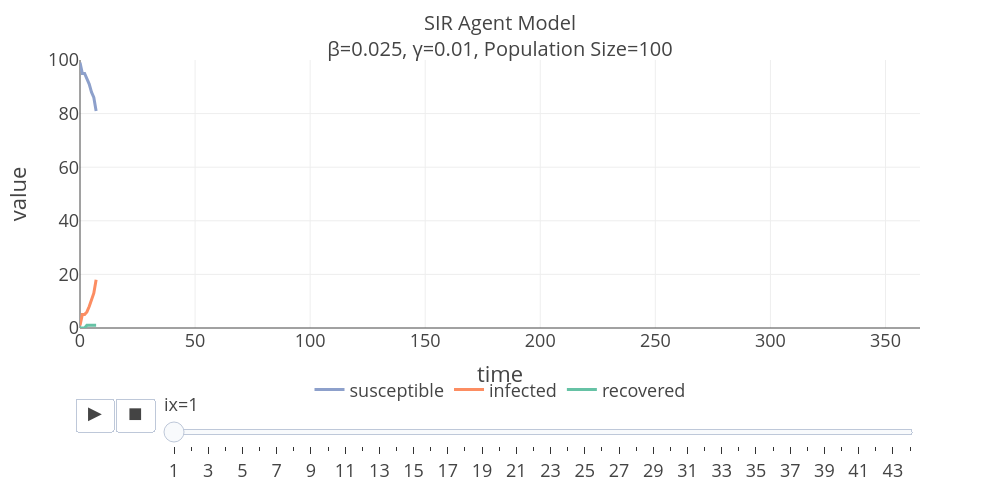

The cell this chart's notebook holds for it:
### Code cell
fig = px.line(animation_df, 
              x="time", 
              y=groups, 
              animation_frame="ix", 
              color_discrete_map=color_map)
fig.update_layout(**graph_params, xaxis_range=[0, 365], yaxis_range=[0, 100])
fig.layout.updatemenus[0].buttons[0]['args'][1]['frame']['redraw'] = True
fig.show()

### Figure 1 — Plotly figure (JSON) as saved in the notebook; plotly's stock layout.template omitted (floating-point values rounded to 4 significant figures)
{"data": [{"hovertemplate": "variable=susceptible<br>ix=1<br>time=%{x}<br>value=%{y}<extra></extra>", "legendgroup": "susceptible", "line": {"color": "#8da0cb", "dash": "solid"}, "marker": {"symbol": "circle"}, "mode": "lines", "name": "susceptible", "orientation": "v", "showlegend": true, "type": "scatter", "x": [0, 1, 2, 3, 4, 5, 6, 7], "xaxis": "x", "y": [99, 95, 95, 93, 91, 88, 86, 81], "yaxis": "y"}, {"hovertemplate": "variable=infected<br>ix=1<br>time=%{x}<br>value=%{y}<extra></extra>", "legendgroup": "infected", "line": {"color": "#fc8d62", "dash": "solid"}, "marker": {"symbol": "circle"}, "mode": "lines", "name": "infected", "orientation": "v", "showlegend": true, "type": "scatter", "x": [0, 1, 2, 3, 4, 5, 6, 7], "xaxis": "x", "y": [1, 5, 5, 6, 8, 11, 13, 18], "yaxis": "y"}, {"hovertemplate": "variable=recovered<br>ix=1<br>time=%{x}<br>value=%{y}<extra></extra>", "legendgroup": "recovered", "line": {"color": "#66c2a5", "dash": "solid"}, "marker": {"symbol": "circle"}, "mode": "lines", "name": "recovered", "orientation": "v", "showlegend": true, "type": "scatter", "x": [0, 1, 2, 3, 4, 5, 6, 7], "xaxis": "x", "y": [0, 0, 0, 1, 1, 1, 1, 1], "yaxis": "y"}], "layout": {"height": 500, "legend": {"orientation": "h", "title": {"text": ""}, "tracegroupgap": 0, "x": 0.5, "xanchor": "center", "y": -0.3, "yanchor": "bottom"}, "margin": {"t": 60}, "sliders": [{"active": 0, "currentvalue": {"prefix": "ix="}, "len": 0.9, "pad": {"b": 10, "t": 60}, "steps": [{"args": [["1"], {"frame": {"duration": 0, "redraw": false}, "fromcurrent": true, "mode": "immediate", "transition": {"duration": 0, "easing": "linear"}}], "label": "1", "method": "animate"}, {"args": [["2"], {"frame": {"duration": 0, "redraw": false}, "fromcurrent": true, "mode": "immediate", "transition": {"duration": 0, "easing": "linear"}}], "label": "2", "method": "animate"}, {"args": [["3"], {"frame": {"duration": 0, "redraw": false}, "fromcurrent": true, "mode": "immediate", "transition": {"duration": 0, "easing": "linear"}}], "label": "3", "method": "animate"}, {"args": [["4"], {"frame": {"duration": 0, "redraw": false}, "fromcurrent": true, "mode": "immediate", "transition": {"duration": 0, "easing": "linear"}}], "label": "4", "method": "animate"}, {"args": [["5"], {"frame": {"duration": 0, "redraw": false}, "fromcurrent": true, "mode": "immediate", "transition": {"duration": 0, "easing": "linear"}}], "label": "5", "method": "animate"}, {"args": [["6"], {"frame": {"duration": 0, "redraw": false}, "fromcurrent": true, "mode": "immediate", "transition": {"duration": 0, "easing": "linear"}}], "label": "6", "method": "animate"}, {"args": [["7"], {"frame": {"duration": 0, "redraw": false}, "fromcurrent": true, "mode": "immediate", "transition": {"duration": 0, "easing": "linear"}}], "label": "7", "method": "animate"}, {"args": [["8"], {"frame": {"duration": 0, "redraw": false}, "fromcurrent": true, "mode": "immediate", "transition": {"duration": 0, "easing": "linear"}}], "label": "8", "method": "animate"}, {"args": [["9"], {"frame": {"duration": 0, "redraw": false}, "fromcurrent": true, "mode": "immediate", "transition": {"duration": 0, "easing": "linear"}}], "label": "9", "method": "animate"}, {"args": [["10"], {"frame": {"duration": 0, "redraw": false}, "fromcurrent": true, "mode": "immediate", "transition": {"duration": 0, "easing": "linear"}}], "label": "10", "method": "animate"}, {"args": [["11"], {"frame": {"duration": 0, "redraw": false}, "fromcurrent": true, "mode": "immediate", "transition": {"duration": 0, "easing": "linear"}}], "label": "11", "method": "animate"}, {"args": [["12"], {"frame": {"duration": 0, "redraw": false}, "fromcurrent": true, "mode": "immediate", "transition": {"duration": 0, "easing": "linear"}}], "label": "12", "method": "animate"}, {"args": [["13"], {"frame": {"duration": 0, "redraw": false}, "fromcurrent": true, "mode": "immediate", "transition": {"duration": 0, "easing": "linear"}}], "label": "13", "method": "animate"}, {"args": [["14"], {"frame": {"duration": 0, "redraw": false}, "fromcurrent": true, "mode": "immediate", "transition": {"duration": 0, "easing": "linear"}}], "label": "14", "method": "animate"}, {"args": [["15"], {"frame": {"duration": 0, "redraw": false}, "fromcurrent": true, "mode": "immediate", "transition": {"duration": 0, "easing": "linear"}}], "label": "15", "method": "animate"}, {"args": [["16"], {"frame": {"duration": 0, "redraw": false}, "fromcurrent": true, "mode": "immediate", "transition": {"duration": 0, "easing": "linear"}}], "label": "16", "method": "animate"}, {"args": [["17"], {"frame": {"duration": 0, "redraw": false}, "fromcurrent": true, "mode": "immediate", "transition": {"duration": 0, "easing": "linear"}}], "label": "17", "method": "animate"}, {"args": [["18"], {"frame": {"duration": 0, "redraw": false}, "fromcurrent": true, "mode": "immediate", "transition": {"duration": 0, "easing": "linear"}}], "label": "18", "method": "animate"}, {"args": [["19"], {"frame": {"duration": 0, "redraw": false}, "fromcurrent": true, "mode": "immediate", "transition": {"duration": 0, "easing": "linear"}}], "label": "19", "method": "animate"}, {"args": [["20"], {"frame": {"duration": 0, "redraw": false}, "fromcurrent": true, "mode": "immediate", "transition": {"duration": 0, "easing": "linear"}}], "label": "20", "method": "animate"}, {"args": [["21"], {"frame": {"duration": 0, "redraw": false}, "fromcurrent": true, "mode": "immediate", "transition": {"duration": 0, "easing": "linear"}}], "label": "21", "method": "animate"}, {"args": [["22"], {"frame": {"duration": 0, "redraw": false}, "fromcurrent": true, "mode": "immediate", "transition": {"duration": 0, "easing": "linear"}}], "label": "22", "method": "animate"}, {"args": [["23"], {"frame": {"duration": 0, "redraw": false}, "fromcurrent": true, "mode": "immediate", "transition": {"duration": 0, "easing": "linear"}}], "label": "23", "method": "animate"}, {"args": [["24"], {"frame": {"duration": 0, "redraw": false}, "fromcurrent": true, "mode": "immediate", "transition": {"duration": 0, "easing": "linear"}}], "label": "24", "method": "animate"}, {"args": [["25"], {"frame": {"duration": 0, "redraw": false}, "fromcurrent": true, "mode": "immediate", "transition": {"duration": 0, "easing": "linear"}}], "label": "25", "method": "animate"}, {"args": [["26"], {"frame": {"duration": 0, "redraw": false}, "fromcurrent": true, "mode": "immediate", "transition": {"duration": 0, "easing": "linear"}}], "label": "26", "method": "animate"}, {"args": [["27"], {"frame": {"duration": 0, "redraw": false}, "fromcurrent": true, "mode": "immediate", "transition": {"duration": 0, "easing": "linear"}}], "label": "27", "method": "animate"}, {"args": [["28"], {"frame": {"duration": 0, "redraw": false}, "fromcurrent": true, "mode": "immediate", "transition": {"duration": 0, "easing": "linear"}}], "label": "28", "method": "animate"}, {"args": [["29"], {"frame": {"duration": 0, "redraw": false}, "fromcurrent": true, "mode": "immediate", "transition": {"duration": 0, "easing": "linear"}}], "label": "29", "method": "animate"}, {"args": [["30"], {"frame": {"duration": 0, "redraw": false}, "fromcurrent": true, "mode": "immediate", "transition": {"duration": 0, "easing": "linear"}}], "label": "30", "method": "animate"}, {"args": [["31"], {"frame": {"duration": 0, "redraw": false}, "fromcurrent": true, "mode": "immediate", "transition": {"duration": 0, "easing": "linear"}}], "label": "31", "method": "animate"}, {"args": [["32"], {"frame": {"duration": 0, "redraw": false}, "fromcurrent": true, "mode": "immediate", "transition": {"duration": 0, "easing": "linear"}}], "label": "32", "method": "animate"}, {"args": [["33"], {"frame": {"duration": 0, "redraw": false}, "fromcurrent": true, "mode": "immediate", "transition": {"duration": 0, "easing": "linear"}}], "label": "33", "method": "animate"}, {"args": [["34"], {"frame": {"duration": 0, "redraw": false}, "fromcurrent": true, "mode": "immediate", "transition": {"duration": 0, "easing": "linear"}}], "label": "34", "method": "animate"}, {"args": [["35"], {"frame": {"duration": 0, "redraw": false}, "fromcurrent": true, "mode": "immediate", "transition": {"duration": 0, "easing": "linear"}}], "label": "35", "method": "animate"}, {"args": [["36"], {"frame": {"duration": 0, "redraw": false}, "fromcurrent": true, "mode": "immediate", "transition": {"duration": 0, "easing": "linear"}}], "label": "36", "method": "animate"}, {"args": [["37"], {"frame": {"duration": 0, "redraw": false}, "fromcurrent": true, "mode": "immediate", "transition": {"duration": 0, "easing": "linear"}}], "label": "37", "method": "animate"}, {"args": [["38"], {"frame": {"duration": 0, "redraw": false}, "fromcurrent": true, "mode": "immediate", "transition": {"duration": 0, "easing": "linear"}}], "label": "38", "method": "animate"}, {"args": [["39"], {"frame": {"duration": 0, "redraw": false}, "fromcurrent": true, "mode": "immediate", "transition": {"duration": 0, "easing": "linear"}}], "label": "39", "method": "animate"}, {"args": [["40"], {"frame": {"duration": 0, "redraw": false}, "fromcurrent": true, "mode": "immediate", "transition": {"duration": 0, "easing": "linear"}}], "label": "40", "method": "animate"}, {"args": [["41"], {"frame": {"duration": 0, "redraw": false}, "fromcurrent": true, "mode": "immediate", "transition": {"duration": 0, "easing": "linear"}}], "label": "41", "method": "animate"}, {"args": [["42"], {"frame": {"duration": 0, "redraw": false}, "fromcurrent": true, "mode": "immediate", "transition": {"duration": 0, "easing": "linear"}}], "label": "42", "method": "animate"}, {"args": [["43"], {"frame": {"duration": 0, "redraw": false}, "fromcurrent": true, "mode": "immediate", "transition": {"duration": 0, "easing": "linear"}}], "label": "43", "method": "animate"}, {"args": [["44"], {"frame": {"duration": 0, "redraw": false}, "fromcurrent": true, "mode": "immediate", "transition": {"duration": 0, "easing": "linear"}}], "label": "44", "method": "animate"}], "x": 0.1, "xanchor": "left", "y": 0, "yanchor": "top"}], "title": {"font": {"size": 20}, "text": "SIR Agent Model<br>β=0.025, γ=0.01, Population Size=100"}, "updatemenus": [{"buttons": [{"args": [null, {"frame": {"duration": 500, "redraw": true}, "fromcurrent": true, "mode": "immediate", "transition": {"duration": 500, "easing": "linear"}}], "label": "&#9654;", "method": "animate"}, {"args": [[null], {"frame": {"duration": 0, "redraw": false}, "fromcurrent": true, "mode": "immediate", "transition": {"duration": 0, "easing": "linear"}}], "label": "&#9724;", "method": "animate"}], "direction": "left", "pad": {"r": 10, "t": 70}, "showactive": false, "type": "buttons", "x": 0.1, "xanchor": "right", "y": 0, "yanchor": "top"}], "width": 1000, "xaxis": {"anchor": "y", "domain": [0, 1], "range": [0, 365], "title": {"text": "time"}}, "yaxis": {"anchor": "x", "domain": [0, 1], "range": [0, 100], "title": {"text": "value"}}}}
